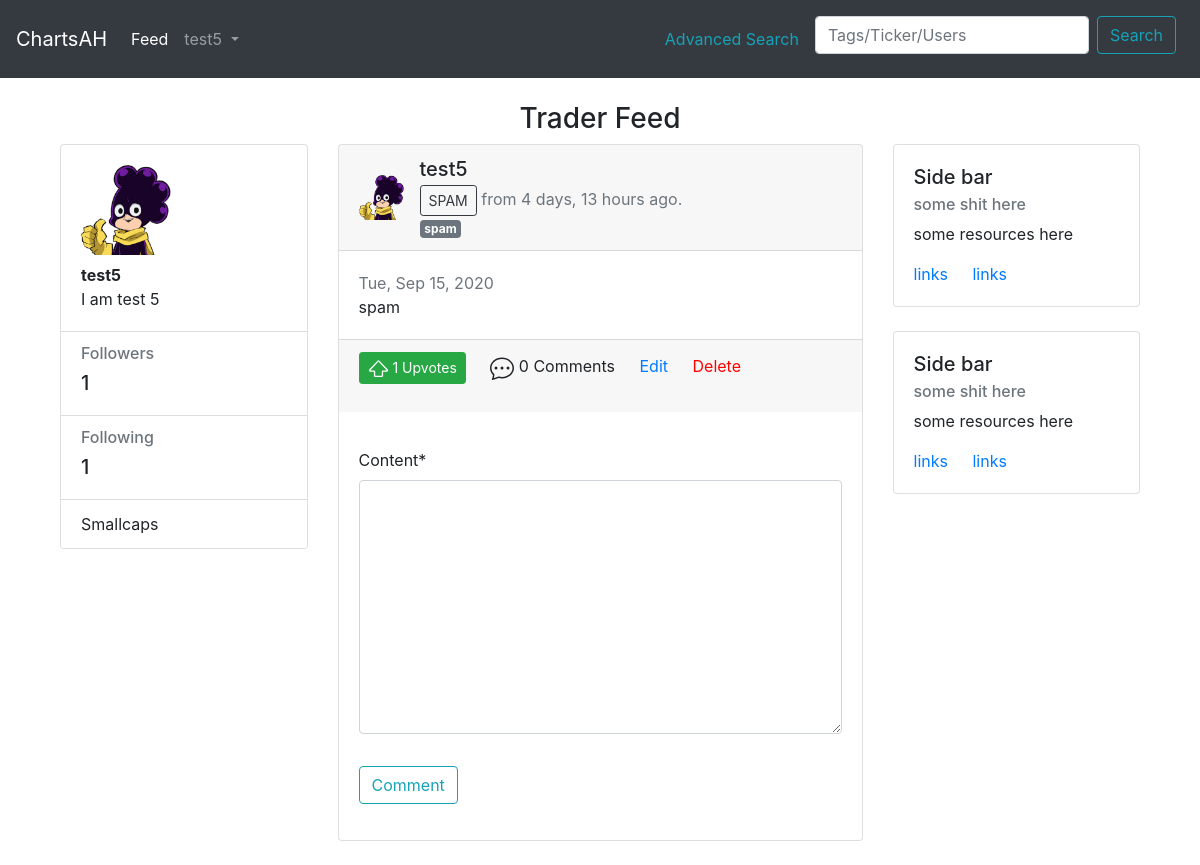
/post/73/ (signed in), run on an earlier commit of the app's database.
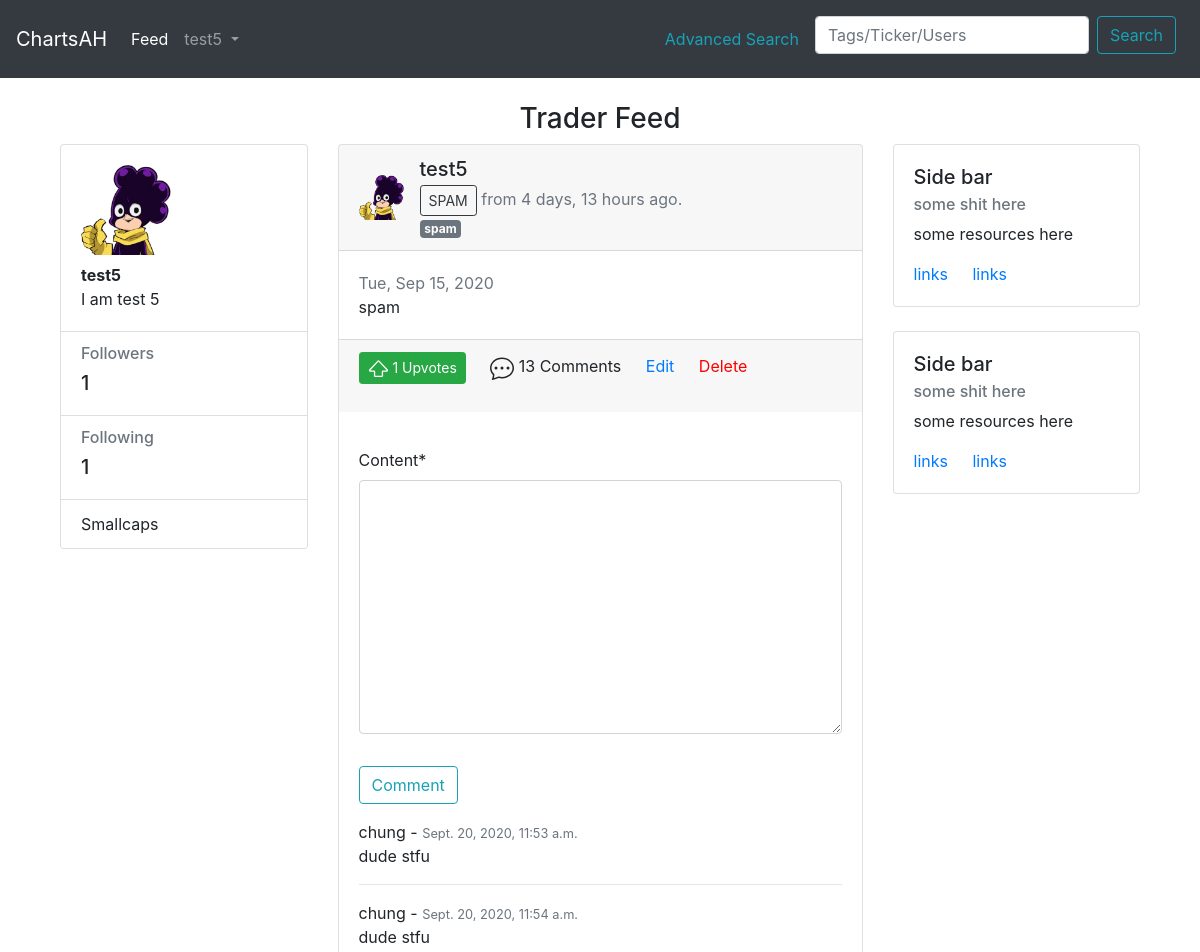
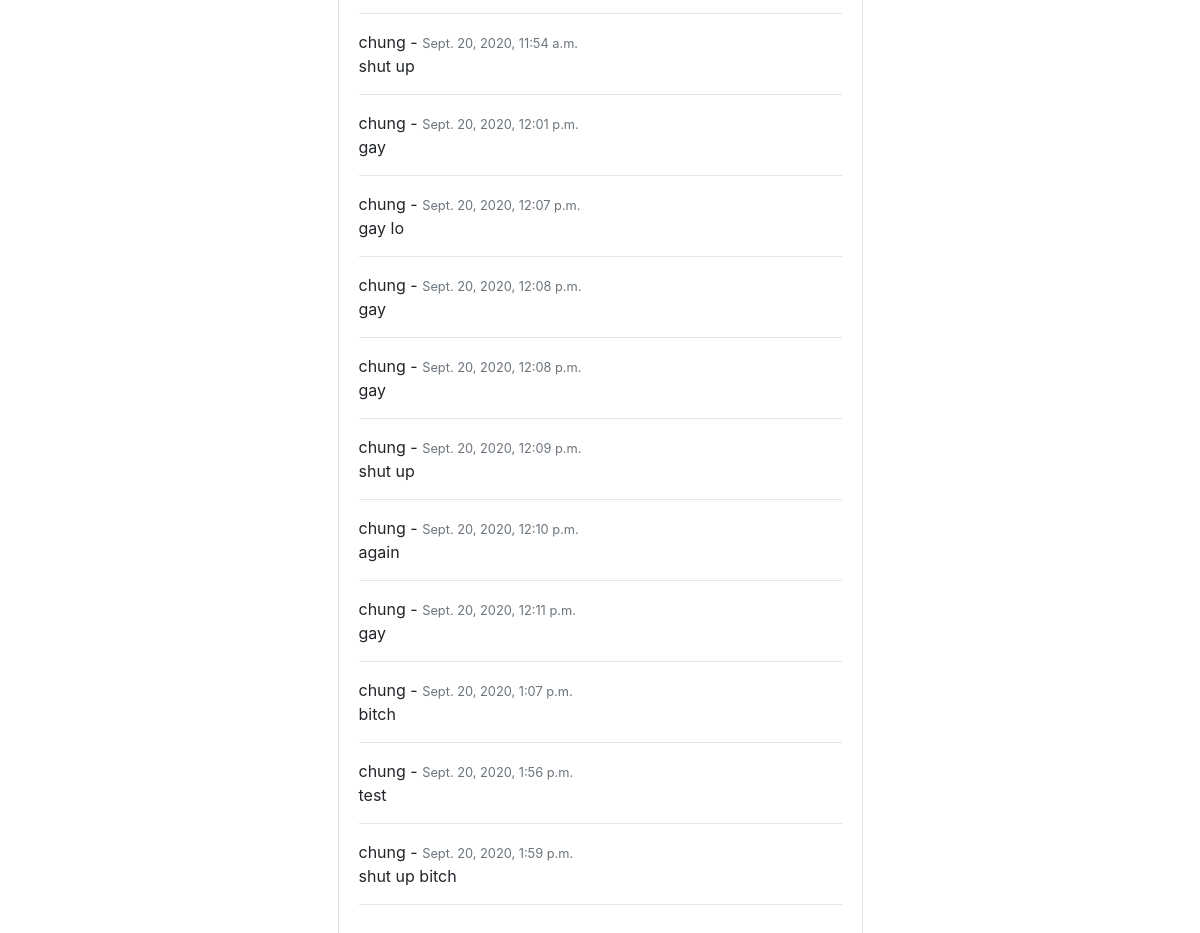
And on a later commit of the database (2 pictures, top to bottom).
### main/models.py (models this page shows, shortened)
class Profile(models.Model):
    user = models.OneToOneField(User, on_delete=models.CASCADE)
    image = models.ImageField(default='default.jpg', upload_to='profile_pics')
    bio = models.TextField(max_length=1000, blank=True)
    @property
    def followers(self):
        return Follow.objects.filter(to_follow=self.user).count() #count of followers by filtering user and to_follow count
    @property
    def following(self):
        return Follow.objects.filter(user=self.user).count() #count of followers by filtering user and its user(following) count

class Post(models.Model):
    user = models.ForeignKey(User, on_delete=models.CASCADE) #many to one relationship where many posts can be tied to one user
    content = models.TextField(blank=True, null=True)
    date_traded = models.DateTimeField(verbose_name= ('Date Traded'))
    image = models.ImageField(upload_to='trade_images', blank=True, null=True) #change blank = false later
    upvotes = models.ManyToManyField(User, blank=True, related_name='upvotes')
    total_upvotes = models.IntegerField(default='0')
    ticker = models.CharField(blank=False, null=True, max_length=5)
    tags = TaggableManager(blank=True, help_text=('Press Enter or comma to seperate tags.')) #erased help text
    date_posted = models.DateTimeField(default=timezone.now)

class Comment(models.Model):
    post = models.ForeignKey(Post, related_name='comments', on_delete=models.CASCADE) #tie post model to comments as a one to many relationship using foreign key
    user = models.ForeignKey(User, related_name='commented_user', on_delete=models.CASCADE) #tie to user posting
    created_date = models.DateTimeField(default=timezone.now)
    content = models.TextField(max_length=120)

### main/views.py (the view)
# urls.py: path("post/<int:pk>/", post_detail_view.as_view(), name='post-detail'),  #specifies the url for individual posts
class post_detail_view(DetailView):
     model = Post
     template_name = 'main/post_detail.html'
     context_object_name = 'post'
     def get_queryset(self, *args, **kwargs):
        return super().get_queryset(*args, **kwargs).annotate(
            upvoted=Exists(Post.upvotes.through.objects.filter( #upvoted is called in the template using if statement
                user_id=self.request.user.id,
                post_id=OuterRef('pk')
            ))
        )
     def get_context_data(self, **kwargs):
          context = super().get_context_data(**kwargs)
          context['form'] = CommentForm(instance=self.request.user)
          return context
     def post(self, request, *args, **kwargs):
          create_comment = Comment(content=request.POST.get('content'),
                                   user=self.request.user, post=self.get_object())
          create_comment.save()
          return self.get(self, request, *args, **kwargs)

### main/forms.py
class CommentForm(forms.ModelForm):
    class Meta:
        model = Comment
        fields = ['content']

### main/templates/main/post_detail.html (shortened to what this page needs)
{% extends 'main/header.html' %}
{% load crispy_forms_tags %}
{% load humanize %}
{% block content %}
<div class='row text-center'>
  <div class='col'>
      <h3>Trader Feed</h3>
  </div>
</div>
<div class="container gedf-wrapper">
    {% if user.is_authenticated %}
    <div class="row">
        <div class="col-md-3">
            <div class="card">
                <div class="card-body">
                    <div class="h5"><img class="thumbnail" width="90" height="90" src="{{ user.profile.image.url  }}" alt=""></div>
                    <div class="h7"><strong>{{ user.username }}</strong></div>
                    <div class="h7">{{ user.profile.bio }}</div>
                </div>
                <ul class="list-group list-group-flush">
                    <li class="list-group-item">
                        <div class="h6 text-muted">Followers</div>
                        <div class="h5">{{ user.profile.followers }}</div>
                    </li>
                    <li class="list-group-item">
                        <div class="h6 text-muted">Following</div>
                        <div class="h5">{{ user.profile.following }}</div>
                    </li>
                    <li class="list-group-item">Smallcaps</li>
                </ul>
            </div>
        </div>
        {% endif %}
      <div class="col-md-6 gedf-main">
          <div class="card gedf-card">
              <div class="card-header">
                  <div class="d-flex justify-content-between align-items-center">
                      <div class="d-flex justify-content-between align-items-center">
                          <div class="mr-2">
                              <img class="thumbnail" width="45" height="45" src="{{ post.user.profile.image.url }}" alt="">
                          </div>
                          <div class="ml-2">
                            <div class="h5 mb-1">
                              <a class="mr-2" style="color:inherit" href="{% url 'main:user-posts' post.user.username %}">{{ post.user }}</a>
                            </div>
                            <div class="h7">
                              <a href="{% url 'main:post-detail' post.id %}" class="btn btn-outline-dark btn-sm" >{{ post.ticker | upper }}</a>
                              <span class="text-muted">
                              from {{ post.date_posted|naturaltime }}.
                              </span>
                              <br>
                              {% for tag in post.tags.all %}
                               <span class="badge badge-secondary mt-1" > {{ tag.name }} </span>
                              {% endfor %}
                            </div>
                        </div>
                      </div>
                  </div>
              </div>
              <div class="card-body">
                  <p class="card-text">
                    <span class="text-muted">{{ post.date_traded | date:"D, M d, Y"}}</span>
                    <br>
                    {{ post.content }}
                  </p>
              </div>
              {% include "main/includes/post_footer.html" %}
              <div class="card-body">
                <p class="card-text">
                    <form method="POST">
                        <fieldset class="form-group">
                            {{ form | crispy }}
                        </fieldset>
                        <div class="form-group">
                            <button class="btn btn-outline-info" type="submit">Comment</button>
                        </div>
                    </form>
                        {% for comment in post.comments.all %}
                            {{ comment.user }} - <small class="text-muted">{{ comment.created_date }}</small>
                            <br>
                            {{ comment.content }}
                            <hr>
                    {%  endfor %}
                </p>
              </div>
          </div>
          <br>
        </div>
      <div class="col-md-3">
          <div class="card gedf-card">
              <div class="card-body">
                  <h5 class="card-title">Side bar</h5>
                  <h6 class="card-subtitle mb-2 text-muted">some shit here</h6>
                  <p class="card-text">some resources here</p>
                  <a href="#" class="card-link">links</a>
                  <a href="#" class="card-link">links</a>
              </div>
          </div>
          <br>
          <div class="card gedf-card">
                  <div class="card-body">
                      <h5 class="card-title">Side bar</h5>
                      <h6 class="card-subtitle mb-2 text-muted">some shit here</h6>
                      <p class="card-text">some resources here</p>
                      <a href="#" class="card-link">links</a>
                      <a href="#" class="card-link">links</a>
                  </div>
              </div>
      </div>
  </div>
</div>
{% endblock content %}

### main/templates/main/header.html (shortened to what this page needs)
<head>
    <link rel="stylesheet" href="https://stackpath.bootstrapcdn.com/bootstrap/4.5.2/css/bootstrap.min.css">
</head>
<body>
    {% load notifications_tags %}
    {% notifications_unread as unread_count %}
    {% include "main/includes/navbar.html" %}
    <div class="container">
        <br>
        {% block content %}
        {% endblock %}
    </div>
</body>

### main/templates/main/includes/navbar.html (shortened to what this page needs)
<nav class="navbar navbar-expand-lg navbar-dark bg-dark">
  <a class="navbar-brand" href="/">ChartsAH</a>
  <div class="collapse navbar-collapse" id="navbarNavAltMarkup">
    <div class="navbar-nav">
      <a class="nav-link active" href="/feed">Feed</a>
      {% if user.is_authenticated %}
      <li class="nav-item dropdown">
        <a class="nav-link dropdown-toggle" href="#" id="navbarDropdownMenuLink" data-toggle="dropdown" aria-haspopup="true" aria-expanded="false">
         {{ user.username }}
        </a>
      </li>
      {% else %}
      <a class="nav-link" href="/login">Login</a>
      <a class="nav-link" href="/register">Register</a>
      {% endif %}
    </div>
  </div>
  <span class="nav-item dropdown">
    <a class="nav-link" href="/search/filter/"  aria-haspopup="true" aria-expanded="false" style="color:rgb(23,162,184)">
      Advanced Search
    </a>
  </span>
  <form class="form-inline" method="GET" action="{% url 'main:search' %}">
    <input class="form-control mt-2 mr-sm-2" type="search" placeholder="Tags/Ticker/Users" aria-label="Search" name="q" required>
    <button class="btn btn-outline-info mt-2 mr-sm-2" type="submit" value="Search">Search</button>
  </form>
</nav>

### main/templates/main/includes/post_footer.html (shortened to what this page needs)
<div id="upvote-section" class="card-footer">
    {% if user.is_authenticated %}
        <form action="{% url 'main:upvote-post' %}" method=POST>
        <span>
        {% if post.upvoted %}
        <button type="submit" class="btn btn-success btn-sm upvote-btn card-link" id={{post.id}} name="post_id" value={{post.id}}>
            <span id="total_upvotes_for_{{post.id}}">
                {{ post.total_upvotes}}
            </span>
              Upvotes
        </button>
        {% endif %}
        <a href="{% url 'main:post-detail' post.id %}" class="card-link" style="color:inherit">
          {{ post.comments.count }} Comments
        </a>
        {% if post.user == user %}
        <a href="{% url 'main:post-update' post.id %}" class="card-link">Edit</a>
        <a href="{% url 'main:post-delete' post.id %}" class="card-link" style="color:red">Delete</a>
        {% endif %}
        </form>
    {% else %}
    Upvotes ({{ post.total_upvotes }}) Please login to upvote or comment.
    {%  endif %}
    </div>

What changed in the data, as far as the page shows it:
computed for Post "spam": comments.count "0" → "13"
added Comment: user "chung", created_date "Sept. 20, 2020, 11:53 a.m.", content "dude stfu"
added Comment: user "chung", created_date "Sept. 20, 2020, 11:54 a.m.", content "dude stfu"
added Comment: user "chung", created_date "Sept. 20, 2020, 11:54 a.m.", content "shut up"
added Comment: user "chung", created_date "Sept. 20, 2020, 12:01 p.m.", content "gay"
added Comment: user "chung", created_date "Sept. 20, 2020, 12:07 p.m.", content "gay lo"
added Comment: user "chung", created_date "Sept. 20, 2020, 12:08 p.m.", content "gay"
added Comment: user "chung", created_date "Sept. 20, 2020, 12:08 p.m.", content "gay"
added Comment: user "chung", created_date "Sept. 20, 2020, 12:09 p.m.", content "shut up"
added Comment: user "chung", created_date "Sept. 20, 2020, 12:10 p.m.", content "again"
added Comment: user "chung", created_date "Sept. 20, 2020, 12:11 p.m.", content "gay"
added Comment: user "chung", created_date "Sept. 20, 2020, 1:07 p.m.", content "bitch"
added Comment: user "chung", created_date "Sept. 20, 2020, 1:56 p.m.", content "test"
added Comment: user "chung", created_date "Sept. 20, 2020, 1:59 p.m.", content "shut up bitch"
